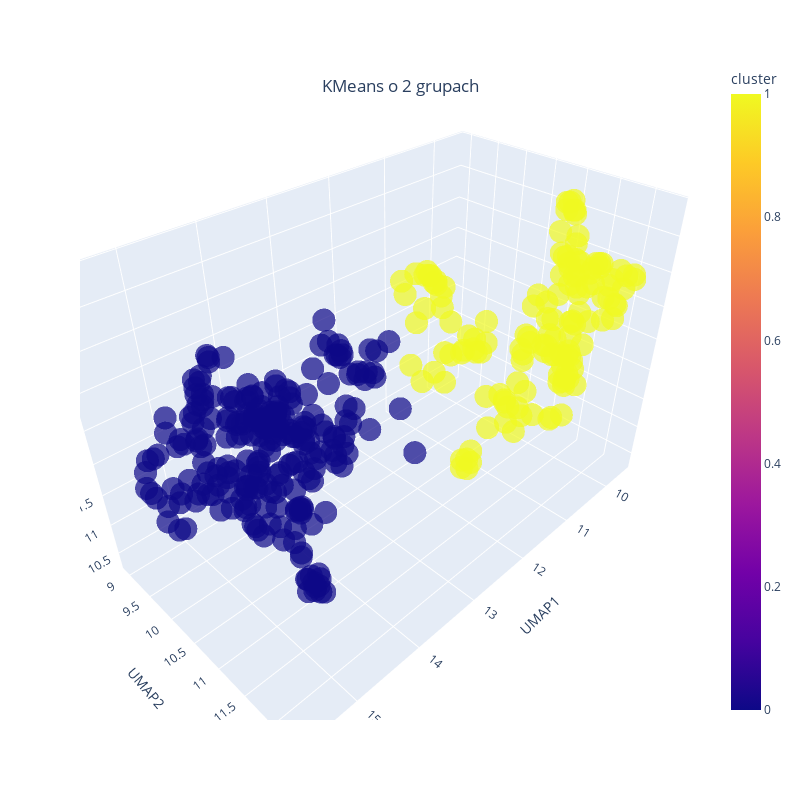

This figure's notebook cell:
### Markdown cell above
b. 2 klastry

### Code cell
kmeans = KMeans(n_clusters=2, random_state=0)
kmeans_labels = kmeans.fit_predict(umap_result)

transcripts_kmeans2 = transcripts.copy()
transcripts_kmeans2['cluster'] = kmeans_labels

fig = px.scatter_3d(transcripts_kmeans2, x=umap_result[:,0], y = umap_result[:,1], z= umap_result[:,2],
                    color = "cluster",opacity=0.7,
                    labels = {"x" :"UMAP1", "y": "UMAP2", "z" : "UMAP3"})
                    

fig.update_layout(title ="KMeans o 2 grupach", title_x =0.5, title_y=0.9, width=800, height=800)

### Figure 1 — Plotly figure (JSON) as saved in the notebook; plotly's stock layout.template omitted (floating-point values rounded to 4 significant figures; data arrays with more than 128 entries replaced by an {"elided": "..."} marker saying what was removed)
{"data": [{"hovertemplate": "UMAP1=%{x}<br>UMAP2=%{y}<br>UMAP3=%{z}<br>cluster=%{marker.color}<extra></extra>", "legendgroup": "", "marker": {"color": {"elided": "376 int values"}, "coloraxis": "coloraxis", "opacity": 0.7, "symbol": "circle"}, "mode": "markers", "name": "", "scene": "scene", "showlegend": false, "type": "scatter3d", "x": {"elided": "376 float values"}, "y": {"elided": "376 float values"}, "z": {"elided": "376 float values"}}], "layout": {"coloraxis": {"colorbar": {"title": {"text": "cluster"}}, "colorscale": [[0, "#0d0887"], [0.1111, "#46039f"], [0.2222, "#7201a8"], [0.3333, "#9c179e"], [0.4444, "#bd3786"], [0.5556, "#d8576b"], [0.6667, "#ed7953"], [0.7778, "#fb9f3a"], [0.8889, "#fdca26"], [1, "#f0f921"]]}, "height": 800, "legend": {"tracegroupgap": 0}, "margin": {"t": 60}, "scene": {"domain": {"x": [0, 1], "y": [0, 1]}, "xaxis": {"title": {"text": "UMAP1"}}, "yaxis": {"title": {"text": "UMAP2"}}, "zaxis": {"title": {"text": "UMAP3"}}}, "title": {"text": "KMeans o 2 grupach", "x": 0.5, "y": 0.9}, "width": 800}}
